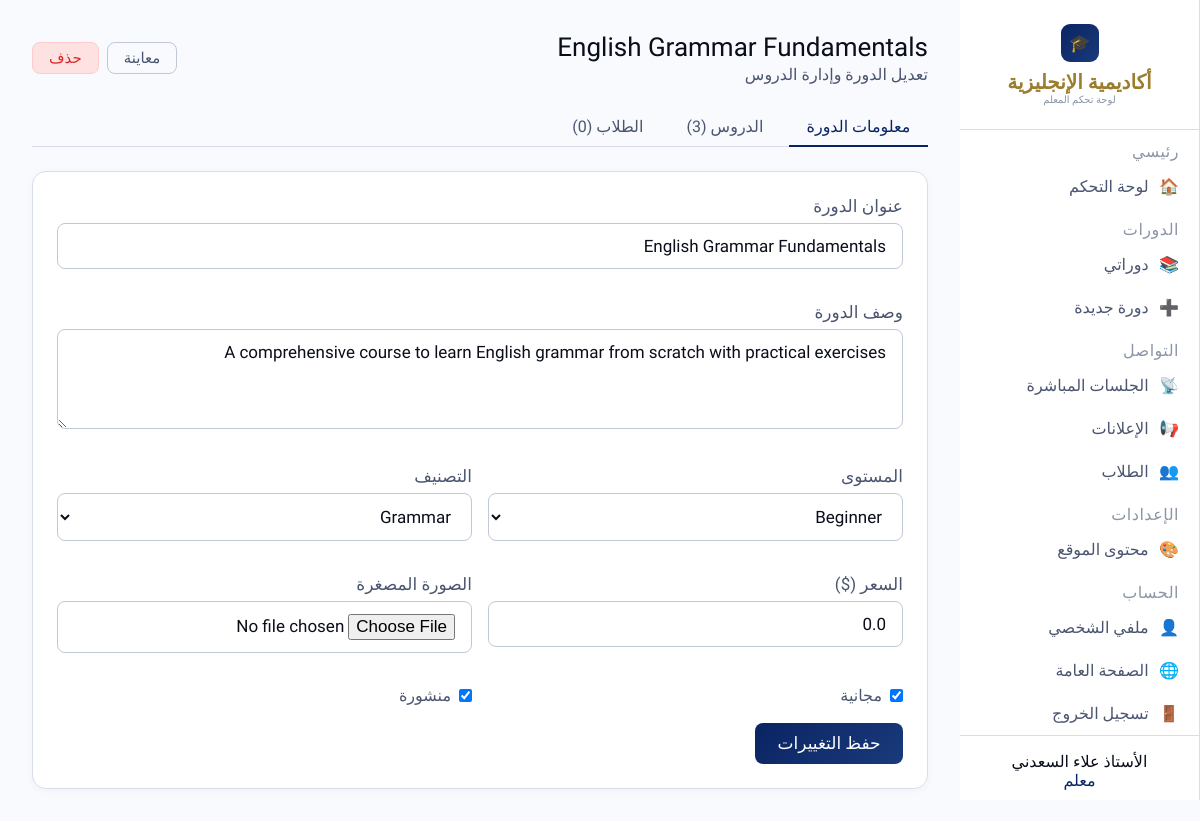
Page /teacher/course/1/edit (signed in) on the committed database.
### app.py (models this page shows)
class User(UserMixin, db.Model):
    id = db.Column(db.Integer, primary_key=True)
    name = db.Column(db.String(100), nullable=False)
    email = db.Column(db.String(120), unique=True, nullable=False)
    password = db.Column(db.String(200), nullable=False)
    role = db.Column(db.String(20), default='student')  # 'teacher' or 'student'
    avatar = db.Column(db.String(200), default='')
    bio = db.Column(db.Text, default='')
    phone = db.Column(db.String(30), default='')
    whatsapp = db.Column(db.String(50), default='')
    telegram = db.Column(db.String(100), default='')
    hero_photo = db.Column(db.String(200), default='')
    country = db.Column(db.String(60), default='')
    created_at = db.Column(db.DateTime, default=datetime.utcnow)
    is_active_account = db.Column(db.Boolean, default=True)
    bank_account = db.Column(db.String(200), default='')
    bank_name = db.Column(db.String(100), default='')
    wallet_vodafone = db.Column(db.String(50), default='')
    wallet_instapay = db.Column(db.String(100), default='')
    wallet_stcpay = db.Column(db.String(50), default='')
    wallet_other = db.Column(db.String(200), default='')
    payment_notes = db.Column(db.Text, default='')
    enrollments = db.relationship('Enrollment', backref='student', lazy=True)
    progress = db.relationship('Progress', backref='student', lazy=True)

class Course(db.Model):
    id = db.Column(db.Integer, primary_key=True)
    title = db.Column(db.String(200), nullable=False)
    description = db.Column(db.Text, default='')
    thumbnail = db.Column(db.String(200), default='')
    level = db.Column(db.String(30), default='Beginner')
    category = db.Column(db.String(60), default='Grammar')
    price = db.Column(db.Float, default=0.0)
    is_free = db.Column(db.Boolean, default=False)
    is_published = db.Column(db.Boolean, default=False)
    created_at = db.Column(db.DateTime, default=datetime.utcnow)
    teacher_id = db.Column(db.Integer, db.ForeignKey('user.id'), nullable=False)
    teacher = db.relationship('User', backref='courses')
    lessons = db.relationship('Lesson', backref='course', lazy=True, cascade='all, delete-orphan')
    enrollments = db.relationship('Enrollment', backref='course', lazy=True, cascade='all, delete-orphan')

### app.py (the view, shortened to what this page needs)
@app.route('/teacher/course/<int:course_id>/edit', methods=['GET', 'POST'])
@login_required
def teacher_course_edit(course_id):
    course = Course.query.get_or_404(course_id)
    if course.teacher_id != current_user.id:
        return redirect(url_for('teacher_dashboard'))
    lessons = Lesson.query.filter_by(course_id=course_id).order_by(Lesson.order_num).all()
    enrollments = Enrollment.query.filter_by(course_id=course_id).all()
    pending = Enrollment.query.join(Course).filter(Course.teacher_id == current_user.id, Enrollment.is_approved == False).count()
    return render_template('teacher/course_edit.html', course=course, lessons=lessons, enrollments=enrollments, pending=pending)

### app.py (called while the page is built)
@login_manager.user_loader
def load_user(user_id):
    return User.query.get(int(user_id))

### templates/teacher/course_edit.html (shortened to what this page needs)
{% extends "base.html" %}
{% block body %}
<div class="sidebar">
  <div class="sb-logo">
    <div class="ic">🎓</div>
    <h2>أكاديمية الإنجليزية</h2>
    <p>لوحة تحكم المعلم</p>
  </div>
  <div class="sb-section">رئيسي</div>
  <a href="{{ url_for('teacher_dashboard') }}" class="sb-link {% if request.endpoint == 'teacher_dashboard' %}active{% endif %}"><span class="ic">🏠</span>لوحة التحكم</a>
  <div class="sb-section">الدورات</div>
  <a href="{{ url_for('teacher_courses') }}" class="sb-link {% if request.endpoint == 'teacher_courses' %}active{% endif %}"><span class="ic">📚</span>دوراتي</a>
  <a href="{{ url_for('new_course') }}" class="sb-link {% if request.endpoint == 'new_course' %}active{% endif %}"><span class="ic">➕</span>دورة جديدة</a>
  <div class="sb-section">التواصل</div>
  <a href="{{ url_for('teacher_live') }}" class="sb-link {% if request.endpoint == 'teacher_live' %}active{% endif %}"><span class="ic">📡</span>الجلسات المباشرة</a>
  <a href="{{ url_for('teacher_announcements') }}" class="sb-link {% if request.endpoint == 'teacher_announcements' %}active{% endif %}"><span class="ic">📢</span>الإعلانات</a>
  <a href="{{ url_for('teacher_students') }}" class="sb-link "><span class="ic">👥</span>الطلاب </a>
    <div class="sb-section">الإعدادات</div>
  <a href="{{ url_for('teacher_site_content') }}" class="sb-link {% if request.endpoint == 'teacher_site_content' %}active{% endif %}"><span class="ic">🎨</span>محتوى الموقع</a>
<div class="sb-section">الحساب</div>
  <a href="{{ url_for('teacher_profile') }}" class="sb-link {% if request.endpoint == 'teacher_profile' %}active{% endif %}"><span class="ic">👤</span>ملفي الشخصي</a>
  <a href="{{ url_for('index') }}" class="sb-link" target="_blank"><span class="ic">🌐</span>الصفحة العامة</a>
  <a href="{{ url_for('logout') }}" class="sb-link"><span class="ic">🚪</span>تسجيل الخروج</a>
  <div class="sb-user">
    <div class="name">{{ current_user.name }}</div>
    <div class="role">معلم</div>
  </div>
</div>
<div class="main">
  <div style="display:flex;align-items:center;justify-content:space-between;margin-bottom:1.5rem;">
    <div>
      <div class="page-title" style="margin-bottom:.2rem;">{{ course.title }}</div>
      <div style="font-size:16px;color:var(--tx2);">تعديل الدورة وإدارة الدروس</div>
    </div>
    <div style="display:flex;gap:.5rem;">
      <a href="{{ url_for('course_detail', course_id=course.id) }}" class="btn btn-ghost btn-sm" target="_blank">معاينة</a>
      <form action="{{ url_for('delete_course', course_id=course.id) }}" method="POST" onsubmit="return confirm('Are you sure you want to delete this course?');">
        <button class="btn btn-danger btn-sm">حذف</button>
      </form>
    </div>
  </div>
  <div class="tabs">
    <button class="tab-btn active" onclick="showTab('info',this)">معلومات الدورة</button>
    <button class="tab-btn" onclick="showTab('lessons',this)">الدروس ({{ lessons|length }})</button>
    <button class="tab-btn" onclick="showTab('students',this)">الطلاب ({{ enrollments|length }})</button>
  </div>
  <div id="tab-info" class="tab-content active">
    <div class="card">
      <form method="POST" enctype="multipart/form-data">
        <div class="form-grid">
          <div class="form-group" style="grid-column:1/-1;">
            <label class="form-label">عنوان الدورة</label>
            <input type="text" name="title" class="form-input" value="{{ course.title }}" required>
          </div>
          <div class="form-group" style="grid-column:1/-1;">
            <label class="form-label">وصف الدورة</label>
            <textarea name="description" class="form-input" rows="3">{{ course.description }}</textarea>
          </div>
          <div class="form-group">
            <label class="form-label">المستوى</label>
            <select name="level" class="form-input">
              {% for l in ['Beginner','Intermediate','Advanced'] %}
              <option {% if course.level==l %}selected{% endif %}>{{ l }}</option>
              {% endfor %}
            </select>
          </div>
          <div class="form-group">
            <label class="form-label">التصنيف</label>
            <select name="category" class="form-input">
              {% for c in ['Grammar','Vocabulary','Speaking','Listening','Writing'] %}
              <option {% if course.category==c %}selected{% endif %}>{{ c }}</option>
              {% endfor %}
            </select>
          </div>
          <div class="form-group">
            <label class="form-label">السعر ($)</label>
            <input type="number" name="price" class="form-input" value="{{ course.price }}" min="0" step="0.01">
          </div>
          <div class="form-group">
            <label class="form-label">الصورة المصغرة</label>
            <input type="file" name="thumbnail" class="form-input" accept="image/*">
          </div>
          <div class="form-group">
            <label style="display:flex;align-items:center;gap:.5rem;cursor:pointer;font-size:16px;color:var(--tx2);">
              <input type="checkbox" name="is_free" {% if course.is_free %}checked{% endif %}> مجانية
            </label>
          </div>
          <div class="form-group">
            <label style="display:flex;align-items:center;gap:.5rem;cursor:pointer;font-size:16px;color:var(--tx2);">
              <input type="checkbox" name="is_published" {% if course.is_published %}checked{% endif %}> منشورة
            </label>
          </div>
        </div>
        <button type="submit" class="btn btn-primary">حفظ التغييرات</button>
      </form>
    </div>
  </div>
</div>
{% endblock %}

### templates/base.html (style rules this page uses)
* { margin:0;padding:0;box-sizing:border-box; }
:root { --gold:#C9A84C; --gold-l:#E8C96A; --gold-d:#9A7D2E; --gold-bg:#FFF8E7; --gold-bd:#F0E0B0; --blue:#0A2463; --blue-l:#1A3A7A; --blue-d:#051838; --blue-bg:#E8EEF8; --blue-bd:#B8C8E0; --bg:#F8FAFD; --bg2:#FFFFFF; --bg3:#EDF1F8; --tx:#0A0E1A; --tx2:#4A5570; --tx3:#8A95A8; --bd:#D8DEE8; --bd2:#C0C8D8; --red:#DC2626; --red-bg:#FEF2F2; --red-bd:#FECACA; --gradient-blue:linear-gradient(135deg, #0A2463, #1A3A7A); --gradient-gold:linear-gradient(135deg, #C9A84C, #E8C96A); --shadow-blue:0 4px 20px rgba(10,36,99,0.15); --shadow-gold:0 4px 20px rgba(201,168,76,0.25); }
body { font-family:'Tajawal',sans-serif;font-size:18px;background:var(--bg);color:var(--tx);min-height:100vh;direction:rtl;text-align:right; }
a { text-decoration:none;color:inherit; }
.btn { display:inline-flex;align-items:center;gap:.4rem;padding:.65rem 1.4rem;border-radius:8px;font-family:'Tajawal',sans-serif;font-size:17px;font-weight:500;cursor:pointer;border:none;transition:all .2s; }
.btn-primary { background:var(--gradient-blue);color:#fff; }
.btn-ghost { background:transparent;border:0.5px solid var(--bd2);color:var(--tx2); }
.btn-danger { background:#fee2e2;color:var(--red);border:0.5px solid var(--red-bd); }
.btn-sm { padding:.4rem 1rem;font-size:15px; }
.card { background:#fff;border:0.5px solid var(--bd);border-radius:14px;padding:1.5rem;box-shadow:0 2px 8px rgba(10,36,99,0.04); }
.form-group { margin-bottom:1.1rem; }
.form-label { display:block;font-size:17px;color:var(--tx2);margin-bottom:.4rem;font-weight:500; }
.form-input { width:100%;padding:.75rem 1rem;border:0.5px solid var(--bd2);border-radius:8px;font-family:'Tajawal',sans-serif;font-size:17px;background:#fff;color:var(--tx);outline:none;transition:border-color .2s,box-shadow .2s; }
textarea.form-input { resize:vertical;min-height:100px; }
select.form-input { cursor:pointer; }

### templates/teacher/course_edit.html (style rules this page uses)
body { display:grid;grid-template-columns:240px 1fr;min-height:100vh; }
.sidebar { background:#fff;border-right:0.5px solid var(--bd);padding:1.5rem 0;display:flex;flex-direction:column;position:sticky;top:0;height:100vh;overflow-y:auto; }
.sb-logo { padding:0 1.25rem 1.5rem;border-bottom:0.5px solid var(--bd);text-align:center; }
.sb-logo .ic { width:38px;height:38px;background:var(--gradient-blue);border-radius:9px;display:flex;align-items:center;justify-content:center;font-size:17px;color:#FFD700;margin:0 auto; }
.sb-logo h2 { font-family:'Amiri',serif;font-size:20px;color:var(--gold-d);margin-top:.5rem; }
.sb-logo p { font-size:10px;color:var(--tx3); }
.sb-section { padding:.75rem 1.25rem .25rem;font-size:16px;color:var(--tx3);letter-spacing:.5px;text-transform:uppercase; }
.sb-link { display:flex;align-items:center;justify-content:flex-start;gap:.65rem;padding:.75rem 1.25rem;font-size:16px;color:var(--tx2);transition:all .15s;cursor:pointer;border-left:2px solid transparent; }
.sb-link .ic { font-size:16px;min-width:20px; }
.sb-user { margin-top:auto;padding:1rem 1.25rem;border-top:0.5px solid var(--bd);text-align:center; }
.sb-user .name { font-size:16px;font-weight:500;color:var(--tx); }
.sb-user .role { font-size:16px;color:var(--blue); }
.main { background:var(--bg);padding:2rem;overflow-y:auto; }
.page-title { font-family:'Amiri',serif;font-size:26px;color:var(--tx);margin-bottom:1.5rem; }
.tabs { display:flex;gap:.5rem;margin-bottom:1.5rem;border-bottom:0.5px solid var(--bd);padding-bottom:0; }
.tab-btn { padding:.55rem 1.1rem;font-size:16px;font-family:'Tajawal',sans-serif;background:transparent;border:none;cursor:pointer;color:var(--tx2);border-bottom:2px solid transparent;margin-bottom:-0.5px;transition:all .2s; }
.tab-btn.active { color:var(--blue);border-bottom-color:var(--blue);font-weight:500; }
.tab-content { display:none; }
.tab-content.active { display:block; }
.form-grid { display:grid;grid-template-columns:1fr 1fr;gap:1rem; }

### rows in the picture
User: name "الأستاذ علاء السعدني"
Course: title "English Grammar Fundamentals", description "A comprehensive course to learn English grammar from scratch with practical exercises", level "Beginner", category "Grammar", price "0.0", is_free "☑", is_published "☑"

### other values in the picture
{{ lessons|length }} "3"
{{ enrollments|length }} "0"
